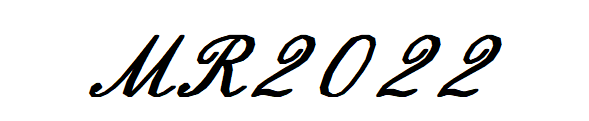
%> input picture AA-2022_2023/Robotici_automaz/Esercitazione  CLICK/Data/Scritta.png, 589 x 121 px
$ octave Image_contour_extraction.m   (GNU Octave 9; MATLAB toolbox functions it lacks are replaced by stand-ins)
%> lines starting %> are read from the running program, lines starting %| are printed output that depends on the picture
### AA-2022_2023/Robotici_automaz/utils/remove_noise.m
function [X, Y, k] = remove_noise(X, Y)

d = sqrt(diff(X).^2 + diff(Y).^2); % contiguous points distance
k = find(d < 5*mean(d)); % find indices of points sufficiently close to each other
X = X(k);                % replace X and Y arrays with said points
Y = Y(k);
d = sqrt(diff(X).^2 + diff(Y).^2);
k = find(d > 5*mean(d));

for j = 1:length(k)-1
    if k(j+1) - k(j) < 5
        X(k(j)+1:k(j+1)) = [];
        Y(k(j)+1:k(j+1)) = [];
    end
end

% repeat process to remove any possible outliers
d = sqrt(diff(X).^2 + diff(Y).^2); % contiguous points distance
k = find(d < 5*mean(d)); % find indices of points sufficiently close to each other
X = X(k);                % replace X and Y arrays with said points
Y = Y(k);
d = sqrt(diff(X).^2 + diff(Y).^2);
k = find(d > 5*mean(d));

end

### AA-2022_2023/Robotici_automaz/Esercitazione  CLICK/Image_contour_extraction.m
%% creazione punti scritta
% read image and convert to grayscale matrix
I = rgb2gray(imread('Scritta.png'));
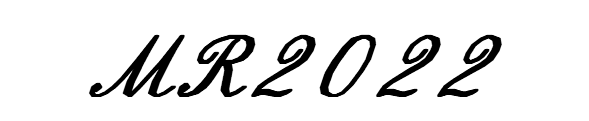
%> I: size 121x589 uint8; min 0, max 255, mean 229.1
% h = ones(3,3)/10;
% I = imfilter(I,h); % filter image for smoother contour

% extract contour from image
[C,h] = imcontour(flipud(I), 1);
%> h = -39.77
X = C(1,:);
%> X = 3326 values, max 502.3 at index 2738, min 89.71 at index 710, mean 296.1
Y = C(2,:);
%> Y = 3326 values, max 715 at index 1, min 24.5 at index 4, mean 54.78

figure; hold on; axis equal;
plot(X, Y);
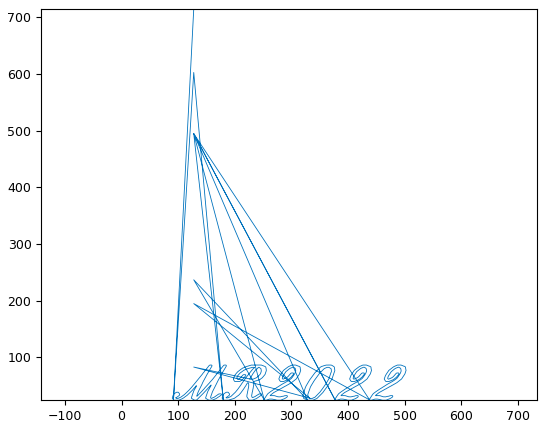
%> figure redrawn from the program's plot data

% remove contiguous points that are too far apart from each other (contour noise)
[X, Y, k] = remove_noise(X, Y);
%> in remove_noise, `d = sqrt(diff(X).^2 + diff(Y).^2);`: d = 3325 values, max 690.9 at index 1, min 0.00552 at index 39, mean 2.69
%> in remove_noise, `k = find(d < 5*mean(d));`: k = 3310 values from 2 to 3325
%> in remove_noise, `X = X(k);`: X = 3310 values, max 502.3 at index 2727, min 89.71 at index 709, mean 296.6
%> in remove_noise, `Y = Y(k);`: Y = 3310 values, max 86.58 at index 358, min 24.5 at index 3, mean 53.97
%> in remove_noise, `d = sqrt(diff(X).^2 + diff(Y).^2);`: d = 3309 values, max 110.7 at index 3228, min 0.00552 at index 38, mean 0.934
%> in remove_noise, `k = find(d > 5*mean(d));`: k = [714 1316 1810 2046 2540 3034 3228]
%> the loop in remove_noise, `for j = 1:length(k)-1` made 6 passes
%> in remove_noise, `k = find(d < 5*mean(d));`: k = 3302 values from 1 to 3309
%> in remove_noise, `X = X(k);`: X = 3302 values, max 502.3 at index 2722, min 89.71 at index 709, mean 296.6
%> in remove_noise, `Y = Y(k);`: Y = 3302 values, max 86.58 at index 358, min 24.5 at index 3, mean 54.02
%> in remove_noise, `d = sqrt(diff(X).^2 + diff(Y).^2);`: d = 3301 values, max 109.7 at index 3221, min 0.00552 at index 38, mean 0.935
%> in remove_noise, `k = find(d > 5*mean(d));`: k = [713 1314 1807 2042 2535 3028 3221]
%> k = [713 1314 1807 2042 2535 3028 3221]


% center image around center of gravity
xm = mean(X); ym = mean(Y);
%> after `xm = mean(X)`: xm = 296.6
%> after `ym = mean(Y)`: ym = 54.02
X = X-xm;
%> X = 3302 values, max 205.6 at index 2722, min -206.9 at index 709, mean -4.05e-13
Y = Y-ym;
%> Y = 3302 values, max 32.56 at index 358, min -29.52 at index 3, mean 6.97e-14

% close the loop (last point = initial point)
X(end+1) = X(1);
Y(end+1) = Y(1);

% interpolation and equispacing of points
P =  interparc(2000, X, Y, 'linear').';
%> P = 2000 columns, first 8: [-204.9 -203.5 -201.8 -200.2 -198.6 -197 -195.4 -193.9; -29.02 -29.52 -29.52 -29.52 -29.52 -29.52 -29.45 -28.79]
X = P(1,2:end);
%> X = 1999 values, max 205.5 at index 1508, min -206.8 at index 326, mean -6.49
Y = P(2,2:end);
%> Y = 1999 values, max 32.56 at index 167, min -29.52 at index 1, mean -4.78
figure; hold on; axis equal;
plot(X, Y);
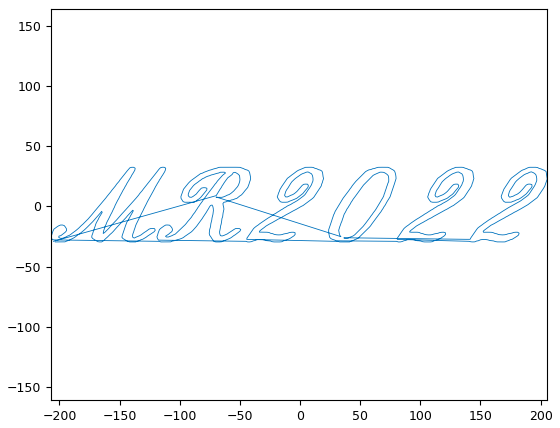
%> figure redrawn from the program's plot data

% save coordinates to avoid recalculating
save('coordinateX_scritta.mat', 'X')
save('coordinateY_scritta.mat', 'Y')
